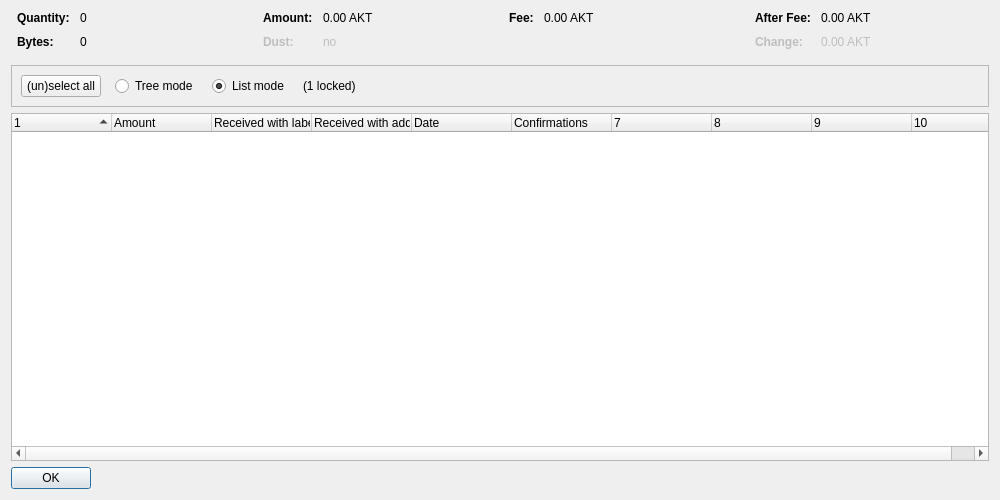
<?xml version="1.0" encoding="UTF-8"?>
<ui version="4.0">
 <class>CoinControlDialog</class>
 <widget class="QDialog" name="CoinControlDialog">
  <property name="geometry">
   <rect>
    <x>0</x>
    <y>0</y>
    <width>1000</width>
    <height>500</height>
   </rect>
  </property>
  <property name="windowTitle">
   <string>Coin Selection</string>
  </property>
  <layout class="QVBoxLayout" name="verticalLayout">
   <item>
    <layout class="QHBoxLayout" name="horizontalLayoutTop" stretch="0,0,0,0">
     <property name="topMargin">
      <number>0</number>
     </property>
     <property name="bottomMargin">
      <number>10</number>
     </property>
     <item>
      <layout class="QFormLayout" name="formLayoutCoinControl1">
       <property name="horizontalSpacing">
        <number>10</number>
       </property>
       <property name="verticalSpacing">
        <number>10</number>
       </property>
       <property name="leftMargin">
        <number>6</number>
       </property>
       <property name="rightMargin">
        <number>6</number>
       </property>
       <item row="0" column="0">
        <widget class="QLabel" name="labelCoinControlQuantityText">
         <property name="font">
          <font>
           <weight>75</weight>
           <bold>true</bold>
          </font>
         </property>
         <property name="text">
          <string>Quantity:</string>
         </property>
        </widget>
       </item>
       <item row="0" column="1">
        <widget class="QLabel" name="labelCoinControlQuantity">
         <property name="cursor">
          <cursorShape>IBeamCursor</cursorShape>
         </property>
         <property name="contextMenuPolicy">
          <enum>Qt::ActionsContextMenu</enum>
         </property>
         <property name="text">
          <string notr="true">0</string>
         </property>
         <property name="textInteractionFlags">
          <set>Qt::LinksAccessibleByMouse|Qt::TextSelectableByKeyboard|Qt::TextSelectableByMouse</set>
         </property>
        </widget>
       </item>
       <item row="1" column="0">
        <widget class="QLabel" name="labelCoinControlBytesText">
         <property name="font">
          <font>
           <weight>75</weight>
           <bold>true</bold>
          </font>
         </property>
         <property name="text">
          <string>Bytes:</string>
         </property>
        </widget>
       </item>
       <item row="1" column="1">
        <widget class="QLabel" name="labelCoinControlBytes">
         <property name="cursor">
          <cursorShape>IBeamCursor</cursorShape>
         </property>
         <property name="contextMenuPolicy">
          <enum>Qt::ActionsContextMenu</enum>
         </property>
         <property name="text">
          <string notr="true">0</string>
         </property>
         <property name="textInteractionFlags">
          <set>Qt::LinksAccessibleByMouse|Qt::TextSelectableByKeyboard|Qt::TextSelectableByMouse</set>
         </property>
        </widget>
       </item>
      </layout>
     </item>
     <item>
      <layout class="QFormLayout" name="formLayoutCoinControl2">
       <property name="horizontalSpacing">
        <number>10</number>
       </property>
       <property name="verticalSpacing">
        <number>10</number>
       </property>
       <property name="leftMargin">
        <number>6</number>
       </property>
       <property name="rightMargin">
        <number>6</number>
       </property>
       <item row="0" column="0">
        <widget class="QLabel" name="labelCoinControlAmountText">
         <property name="font">
          <font>
           <weight>75</weight>
           <bold>true</bold>
          </font>
         </property>
         <property name="text">
          <string>Amount:</string>
         </property>
        </widget>
       </item>
       <item row="0" column="1">
        <widget class="QLabel" name="labelCoinControlAmount">
         <property name="cursor">
          <cursorShape>IBeamCursor</cursorShape>
         </property>
         <property name="contextMenuPolicy">
          <enum>Qt::ActionsContextMenu</enum>
         </property>
         <property name="text">
          <string notr="true">0.00 AKT</string>
         </property>
         <property name="textInteractionFlags">
          <set>Qt::LinksAccessibleByMouse|Qt::TextSelectableByKeyboard|Qt::TextSelectableByMouse</set>
         </property>
        </widget>
       </item>
       <item row="1" column="0">
        <widget class="QLabel" name="labelCoinControlLowOutputText">
         <property name="enabled">
          <bool>false</bool>
         </property>
         <property name="font">
          <font>
           <weight>75</weight>
           <bold>true</bold>
          </font>
         </property>
         <property name="text">
          <string>Dust:</string>
         </property>
        </widget>
       </item>
       <item row="1" column="1">
        <widget class="QLabel" name="labelCoinControlLowOutput">
         <property name="enabled">
          <bool>false</bool>
         </property>
         <property name="cursor">
          <cursorShape>IBeamCursor</cursorShape>
         </property>
         <property name="contextMenuPolicy">
          <enum>Qt::ActionsContextMenu</enum>
         </property>
         <property name="text">
          <string notr="true">no</string>
         </property>
         <property name="textInteractionFlags">
          <set>Qt::LinksAccessibleByMouse|Qt::TextSelectableByKeyboard|Qt::TextSelectableByMouse</set>
         </property>
        </widget>
       </item>
      </layout>
     </item>
     <item>
      <layout class="QFormLayout" name="formLayoutCoinControl3">
       <property name="horizontalSpacing">
        <number>10</number>
       </property>
       <property name="verticalSpacing">
        <number>10</number>
       </property>
       <property name="leftMargin">
        <number>6</number>
       </property>
       <property name="rightMargin">
        <number>6</number>
       </property>
       <item row="0" column="0">
        <widget class="QLabel" name="labelCoinControlFeeText">
         <property name="font">
          <font>
           <weight>75</weight>
           <bold>true</bold>
          </font>
         </property>
         <property name="text">
          <string>Fee:</string>
         </property>
        </widget>
       </item>
       <item row="0" column="1">
        <widget class="QLabel" name="labelCoinControlFee">
         <property name="cursor">
          <cursorShape>IBeamCursor</cursorShape>
         </property>
         <property name="contextMenuPolicy">
          <enum>Qt::ActionsContextMenu</enum>
         </property>
         <property name="text">
          <string notr="true">0.00 AKT</string>
         </property>
         <property name="textInteractionFlags">
          <set>Qt::LinksAccessibleByMouse|Qt::TextSelectableByKeyboard|Qt::TextSelectableByMouse</set>
         </property>
        </widget>
       </item>
      </layout>
     </item>
     <item>
      <layout class="QFormLayout" name="formLayoutCoinControl4">
       <property name="horizontalSpacing">
        <number>10</number>
       </property>
       <property name="verticalSpacing">
        <number>10</number>
       </property>
       <property name="leftMargin">
        <number>6</number>
       </property>
       <property name="rightMargin">
        <number>6</number>
       </property>
       <item row="0" column="0">
        <widget class="QLabel" name="labelCoinControlAfterFeeText">
         <property name="font">
          <font>
           <weight>75</weight>
           <bold>true</bold>
          </font>
         </property>
         <property name="text">
          <string>After Fee:</string>
         </property>
        </widget>
       </item>
       <item row="0" column="1">
        <widget class="QLabel" name="labelCoinControlAfterFee">
         <property name="cursor">
          <cursorShape>IBeamCursor</cursorShape>
         </property>
         <property name="contextMenuPolicy">
          <enum>Qt::ActionsContextMenu</enum>
         </property>
         <property name="text">
          <string notr="true">0.00 AKT</string>
         </property>
         <property name="textInteractionFlags">
          <set>Qt::LinksAccessibleByMouse|Qt::TextSelectableByKeyboard|Qt::TextSelectableByMouse</set>
         </property>
        </widget>
       </item>
       <item row="1" column="0">
        <widget class="QLabel" name="labelCoinControlChangeText">
         <property name="enabled">
          <bool>false</bool>
         </property>
         <property name="font">
          <font>
           <weight>75</weight>
           <bold>true</bold>
          </font>
         </property>
         <property name="text">
          <string>Change:</string>
         </property>
        </widget>
       </item>
       <item row="1" column="1">
        <widget class="QLabel" name="labelCoinControlChange">
         <property name="enabled">
          <bool>false</bool>
         </property>
         <property name="cursor">
          <cursorShape>IBeamCursor</cursorShape>
         </property>
         <property name="contextMenuPolicy">
          <enum>Qt::ActionsContextMenu</enum>
         </property>
         <property name="text">
          <string notr="true">0.00 AKT</string>
         </property>
         <property name="textInteractionFlags">
          <set>Qt::LinksAccessibleByMouse|Qt::TextSelectableByKeyboard|Qt::TextSelectableByMouse</set>
         </property>
        </widget>
       </item>
      </layout>
     </item>
    </layout>
   </item>
   <item>
    <widget class="QFrame" name="frame">
     <property name="minimumSize">
      <size>
       <width>0</width>
       <height>40</height>
      </size>
     </property>
     <property name="frameShape">
      <enum>QFrame::StyledPanel</enum>
     </property>
     <property name="frameShadow">
      <enum>QFrame::Sunken</enum>
     </property>
     <layout class="QHBoxLayout" name="horizontalLayout">
      <item>
       <layout class="QHBoxLayout" name="horizontalLayoutPanel" stretch="0,0,0,0,0">
        <property name="spacing">
         <number>14</number>
        </property>
        <item>
         <widget class="QPushButton" name="pushButtonSelectAll">
          <property name="sizePolicy">
           <sizepolicy hsizetype="Maximum" vsizetype="Fixed">
            <horstretch>0</horstretch>
            <verstretch>0</verstretch>
           </sizepolicy>
          </property>
          <property name="text">
           <string>(un)select all</string>
          </property>
          <property name="autoDefault">
           <bool>false</bool>
          </property>
         </widget>
        </item>
        <item>
         <widget class="QRadioButton" name="radioTreeMode">
          <property name="sizePolicy">
           <sizepolicy hsizetype="Maximum" vsizetype="Fixed">
            <horstretch>0</horstretch>
            <verstretch>0</verstretch>
           </sizepolicy>
          </property>
          <property name="text">
           <string>Tree mode</string>
          </property>
         </widget>
        </item>
        <item>
         <widget class="QRadioButton" name="radioListMode">
          <property name="sizePolicy">
           <sizepolicy hsizetype="Maximum" vsizetype="Fixed">
            <horstretch>0</horstretch>
            <verstretch>0</verstretch>
           </sizepolicy>
          </property>
          <property name="text">
           <string>List mode</string>
          </property>
          <property name="checked">
           <bool>true</bool>
          </property>
         </widget>
        </item>
        <item>
         <widget class="QLabel" name="labelLocked">
          <property name="text">
           <string notr="true">(1 locked)</string>
          </property>
         </widget>
        </item>
        <item>
         <spacer name="horizontalSpacer">
          <property name="orientation">
           <enum>Qt::Horizontal</enum>
          </property>
          <property name="sizeHint" stdset="0">
           <size>
            <width>40</width>
            <height>20</height>
           </size>
          </property>
         </spacer>
        </item>
       </layout>
      </item>
     </layout>
    </widget>
   </item>
   <item>
    <widget class="CoinControlTreeWidget" name="treeWidget">
     <property name="contextMenuPolicy">
      <enum>Qt::CustomContextMenu</enum>
     </property>
     <property name="sortingEnabled">
      <bool>false</bool>
     </property>
     <property name="columnCount">
      <number>10</number>
     </property>
     <attribute name="headerShowSortIndicator" stdset="0">
      <bool>true</bool>
     </attribute>
     <attribute name="headerStretchLastSection">
      <bool>false</bool>
     </attribute>
     <column>
      <property name="text">
       <string/>
      </property>
     </column>
     <column>
      <property name="text">
       <string>Amount</string>
      </property>
     </column>
     <column>
      <property name="text">
       <string>Received with label</string>
      </property>
     </column>
     <column>
      <property name="text">
       <string>Received with address</string>
      </property>
     </column>
     <column>
      <property name="text">
       <string>Date</string>
      </property>
     </column>
     <column>
      <property name="text">
       <string>Confirmations</string>
      </property>
      <property name="toolTip">
       <string>Confirmed</string>
      </property>
     </column>
     <column>
      <property name="text">
       <string/>
      </property>
     </column>
     <column>
      <property name="text">
       <string/>
      </property>
     </column>
     <column>
      <property name="text">
       <string/>
      </property>
     </column>
     <column>
      <property name="text">
       <string/>
      </property>
     </column>
    </widget>
   </item>
   <item>
    <widget class="QDialogButtonBox" name="buttonBox">
     <property name="sizePolicy">
      <sizepolicy hsizetype="Maximum" vsizetype="Fixed">
       <horstretch>0</horstretch>
       <verstretch>0</verstretch>
      </sizepolicy>
     </property>
     <property name="orientation">
      <enum>Qt::Horizontal</enum>
     </property>
     <property name="standardButtons">
      <set>QDialogButtonBox::Ok</set>
     </property>
    </widget>
   </item>
  </layout>
 </widget>
 <customwidgets>
  <customwidget>
   <class>CoinControlTreeWidget</class>
   <extends>QTreeWidget</extends>
   <header>qt/coincontroltreewidget.h</header>
  </customwidget>
 </customwidgets>
 <resources/>
 <connections/>
</ui>
